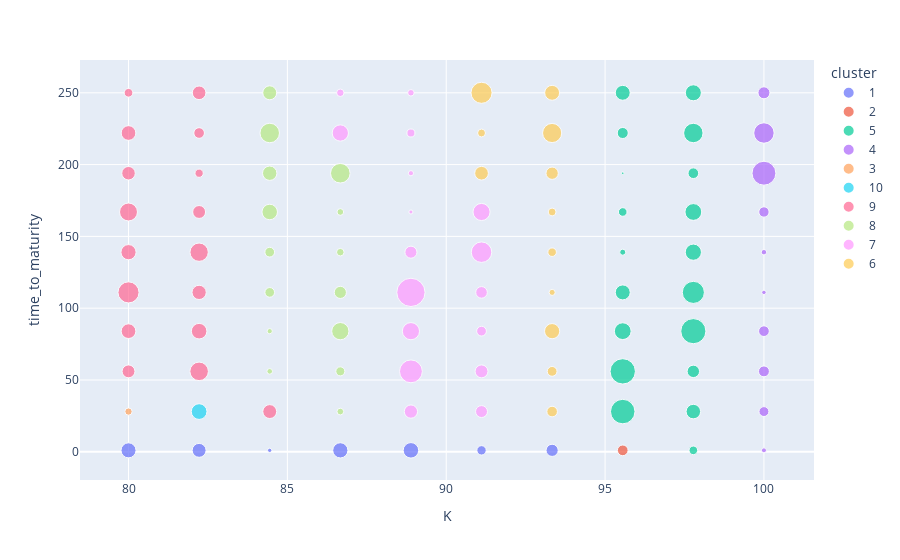

This figure's notebook cell:
### Code cell
px.scatter(data_frame=market_data_df, x='K', y='time_to_maturity', color='cluster', size='weights')

### Figure 1 — Plotly figure (JSON) as saved in the notebook; plotly's stock layout.template omitted (floating-point values rounded to 4 significant figures)
{"data": [{"hovertemplate": "cluster=1<br>K=%{x}<br>time_to_maturity=%{y}<br>weights=%{marker.size}<extra></extra>", "legendgroup": "1", "marker": {"color": "#636efa", "size": [0.9613, 0.8226, 0.08056, 0.9806, 1.017, 0.372, 0.6284], "sizemode": "area", "sizeref": 0.008474, "symbol": "circle"}, "mode": "markers", "name": "1", "orientation": "v", "showlegend": true, "type": "scatter", "x": [80, 82.22, 84.44, 86.67, 88.89, 91.11, 93.33], "xaxis": "x", "y": [1, 1, 1, 1, 1, 1, 1], "yaxis": "y"}, {"hovertemplate": "cluster=2<br>K=%{x}<br>time_to_maturity=%{y}<br>weights=%{marker.size}<extra></extra>", "legendgroup": "2", "marker": {"color": "#EF553B", "size": [0.4855], "sizemode": "area", "sizeref": 0.008474, "symbol": "circle"}, "mode": "markers", "name": "2", "orientation": "v", "showlegend": true, "type": "scatter", "x": [95.56], "xaxis": "x", "y": [1], "yaxis": "y"}, {"hovertemplate": "cluster=5<br>K=%{x}<br>time_to_maturity=%{y}<br>weights=%{marker.size}<extra></extra>", "legendgroup": "5", "marker": {"color": "#00cc96", "size": [0.3129, 2.544, 0.8921, 2.719, 0.6565, 1.198, 2.676, 0.9511, 2.069, 0.1552, 1.115, 0.3128, 1.192, 0.02832, 0.4833, 0.5192, 1.602, 0.9442, 1.087], "sizemode": "area", "sizeref": 0.008474, "symbol": "circle"}, "mode": "markers", "name": "5", "orientation": "v", "showlegend": true, "type": "scatter", "x": [97.78, 95.56, 97.78, 95.56, 97.78, 95.56, 97.78, 95.56, 97.78, 95.56, 97.78, 95.56, 97.78, 95.56, 97.78, 95.56, 97.78, 95.56, 97.78], "xaxis": "x", "y": [1, 28, 28, 56, 56, 84, 84, 111, 111, 139, 139, 167, 167, 194, 194, 222, 222, 250, 250], "yaxis": "y"}, {"hovertemplate": "cluster=4<br>K=%{x}<br>time_to_maturity=%{y}<br>weights=%{marker.size}<extra></extra>", "legendgroup": "4", "marker": {"color": "#ab63fa", "size": [0.1057, 0.4164, 0.5026, 0.4872, 0.0854, 0.1266, 0.4539, 2.42, 1.769, 0.61], "sizemode": "area", "sizeref": 0.008474, "symbol": "circle"}, "mode": "markers", "name": "4", "orientation": "v", "showlegend": true, "type": "scatter", "x": [100, 100, 100, 100, 100, 100, 100, 100, 100, 100], "xaxis": "x", "y": [1, 28, 56, 84, 111, 139, 167, 194, 222, 250], "yaxis": "y"}, {"hovertemplate": "cluster=3<br>K=%{x}<br>time_to_maturity=%{y}<br>weights=%{marker.size}<extra></extra>", "legendgroup": "3", "marker": {"color": "#FFA15A", "size": [0.222], "sizemode": "area", "sizeref": 0.008474, "symbol": "circle"}, "mode": "markers", "name": "3", "orientation": "v", "showlegend": true, "type": "scatter", "x": [80], "xaxis": "x", "y": [28], "yaxis": "y"}, {"hovertemplate": "cluster=10<br>K=%{x}<br>time_to_maturity=%{y}<br>weights=%{marker.size}<extra></extra>", "legendgroup": "10", "marker": {"color": "#19d3f3", "size": [1.048], "sizemode": "area", "sizeref": 0.008474, "symbol": "circle"}, "mode": "markers", "name": "10", "orientation": "v", "showlegend": true, "type": "scatter", "x": [82.22], "xaxis": "x", "y": [28], "yaxis": "y"}, {"hovertemplate": "cluster=9<br>K=%{x}<br>time_to_maturity=%{y}<br>weights=%{marker.size}<extra></extra>", "legendgroup": "9", "marker": {"color": "#FF6692", "size": [0.8205, 0.706, 1.459, 0.9204, 1.032, 1.892, 0.863, 0.9789, 1.425, 1.364, 0.7041, 0.7735, 0.2911, 0.9146, 0.4817, 0.32, 0.7884], "sizemode": "area", "sizeref": 0.008474, "symbol": "circle"}, "mode": "markers", "name": "9", "orientation": "v", "showlegend": true, "type": "scatter", "x": [84.44, 80, 82.22, 80, 82.22, 80, 82.22, 80, 82.22, 80, 82.22, 80, 82.22, 80, 82.22, 80, 82.22], "xaxis": "x", "y": [28, 56, 56, 84, 84, 111, 111, 139, 139, 167, 167, 194, 194, 222, 222, 250, 250], "yaxis": "y"}, {"hovertemplate": "cluster=8<br>K=%{x}<br>time_to_maturity=%{y}<br>weights=%{marker.size}<extra></extra>", "legendgroup": "8", "marker": {"color": "#B6E880", "size": [0.1919, 0.1337, 0.346, 0.1151, 1.263, 0.3956, 0.6255, 0.4007, 0.2426, 1.02, 0.1879, 0.8751, 1.629, 1.613, 0.8253], "sizemode": "area", "sizeref": 0.008474, "symbol": "circle"}, "mode": "markers", "name": "8", "orientation": "v", "showlegend": true, "type": "scatter", "x": [86.67, 84.44, 86.67, 84.44, 86.67, 84.44, 86.67, 84.44, 86.67, 84.44, 86.67, 84.44, 86.67, 84.44, 84.44], "xaxis": "x", "y": [28, 56, 56, 84, 84, 111, 111, 139, 139, 167, 167, 194, 194, 222, 250], "yaxis": "y"}, {"hovertemplate": "cluster=7<br>K=%{x}<br>time_to_maturity=%{y}<br>weights=%{marker.size}<extra></extra>", "legendgroup": "7", "marker": {"color": "#FF97FF", "size": [0.7492, 0.604, 2.211, 0.7065, 1.252, 0.4048, 3.39, 0.5696, 0.6175, 1.779, 0.07079, 1.243, 0.1153, 1.122, 0.2731, 0.2358, 0.1796], "sizemode": "area", "sizeref": 0.008474, "symbol": "circle"}, "mode": "markers", "name": "7", "orientation": "v", "showlegend": true, "type": "scatter", "x": [88.89, 91.11, 88.89, 91.11, 88.89, 91.11, 88.89, 91.11, 88.89, 91.11, 88.89, 91.11, 88.89, 86.67, 88.89, 86.67, 88.89], "xaxis": "x", "y": [28, 28, 56, 56, 84, 84, 111, 111, 139, 139, 167, 167, 194, 222, 222, 250, 250], "yaxis": "y"}, {"hovertemplate": "cluster=6<br>K=%{x}<br>time_to_maturity=%{y}<br>weights=%{marker.size}<extra></extra>", "legendgroup": "6", "marker": {"color": "#FECB52", "size": [0.4744, 0.4075, 0.9816, 0.158, 0.3099, 0.2601, 0.7953, 0.6448, 0.263, 1.556, 1.886, 0.9422], "sizemode": "area", "sizeref": 0.008474, "symbol": "circle"}, "mode": "markers", "name": "6", "orientation": "v", "showlegend": true, "type": "scatter", "x": [93.33, 93.33, 93.33, 93.33, 93.33, 93.33, 91.11, 93.33, 91.11, 93.33, 91.11, 93.33], "xaxis": "x", "y": [28, 56, 84, 111, 139, 167, 194, 194, 222, 222, 250, 250], "yaxis": "y"}], "layout": {"legend": {"itemsizing": "constant", "title": {"text": "cluster"}, "tracegroupgap": 0}, "margin": {"t": 60}, "xaxis": {"anchor": "y", "domain": [0, 1], "title": {"text": "K"}}, "yaxis": {"anchor": "x", "domain": [0, 1], "title": {"text": "time_to_maturity"}}}}
